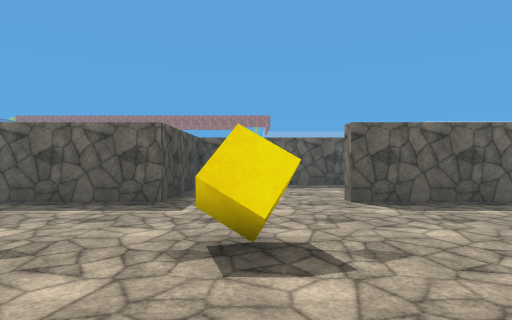
View 1 (above)

24 first-person views from a walk through a Unity game level. The camera is 1.5 m above the floor, looks level and sees 75° across. The floor is counted in squares, 1.8 m on a side. Each view is taken from the middle of a square. On the plan, view 1 faces up. The plan holds only what a view shows up to about 11 squares ahead; the rest is blank. The place goes on beyond the plan. The player is left out. Surface patterns are stand-ins for the level's own textures.

View 2
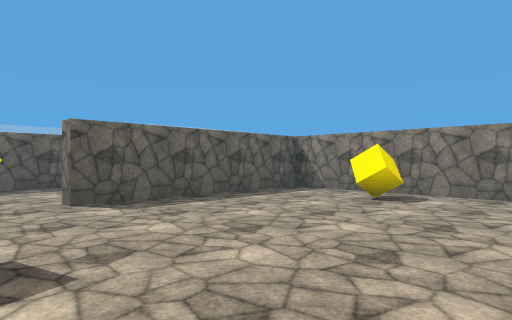

View 3
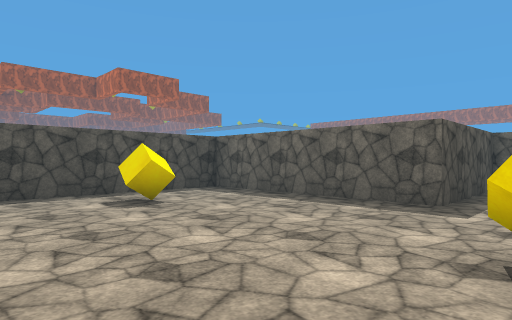

View 4
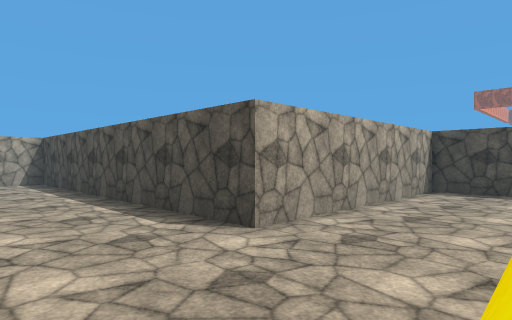

View 5
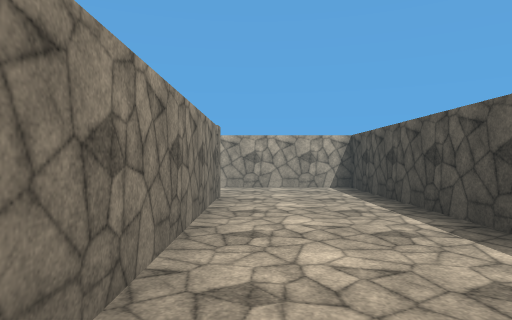

View 6
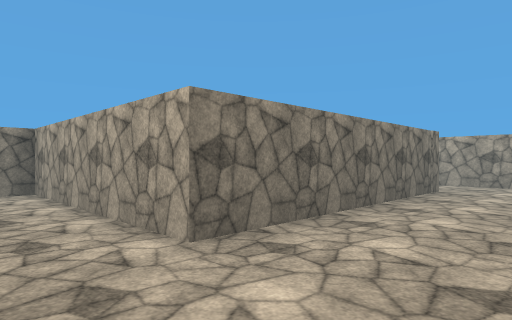

View 7
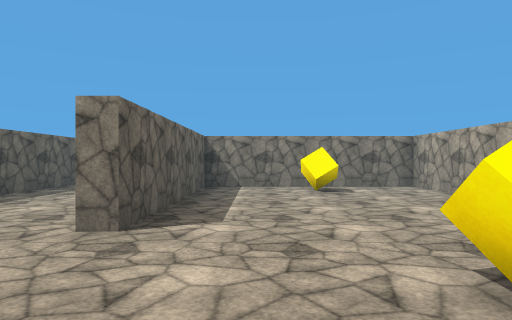

View 8
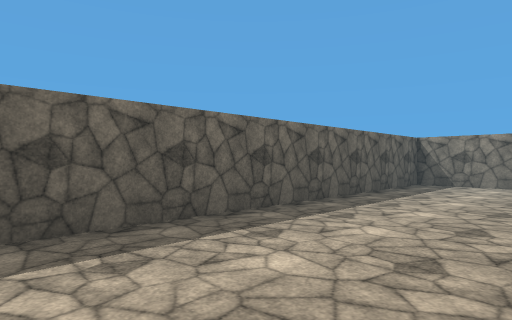

View 9
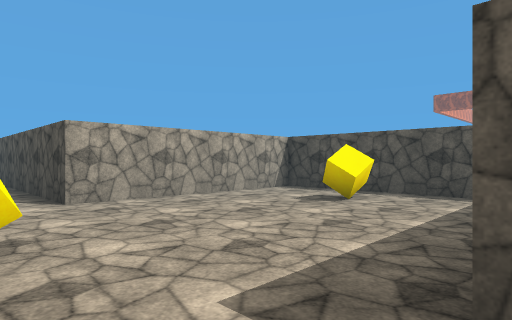

View 10
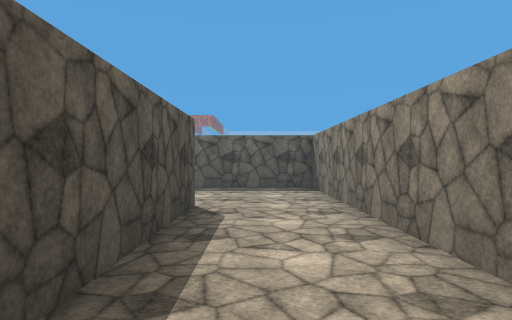

View 11
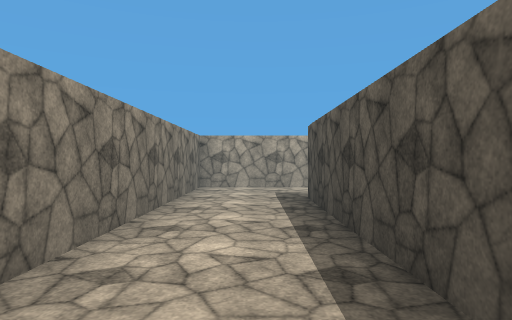

View 12
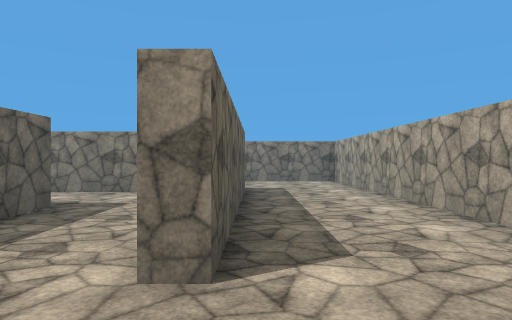

View 13
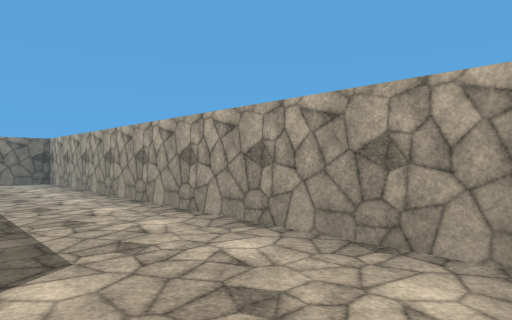

View 14
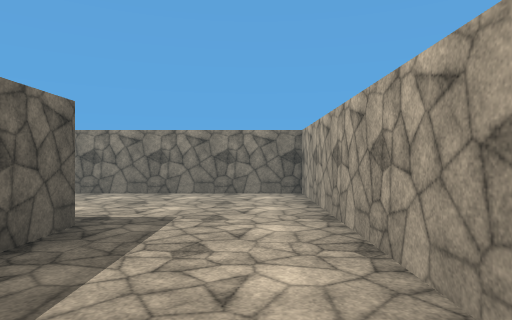

View 15
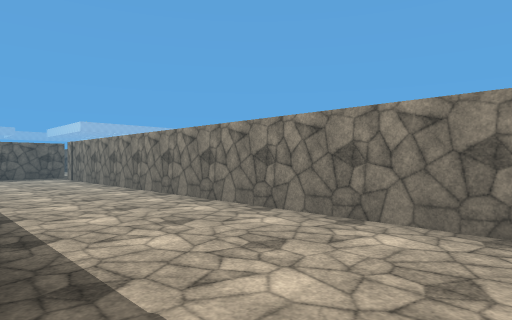

View 16
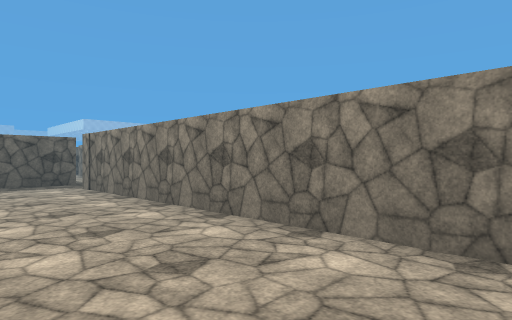

View 17
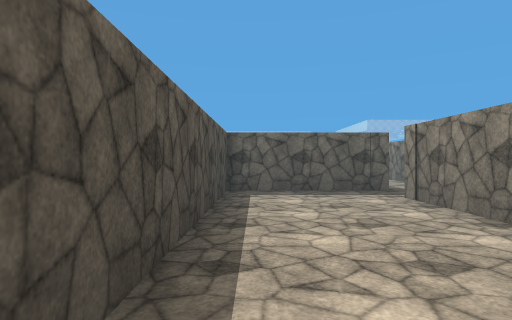

View 18
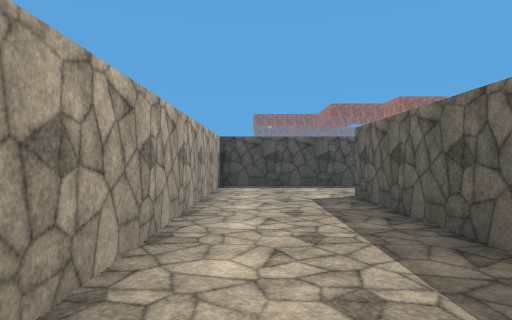

View 19
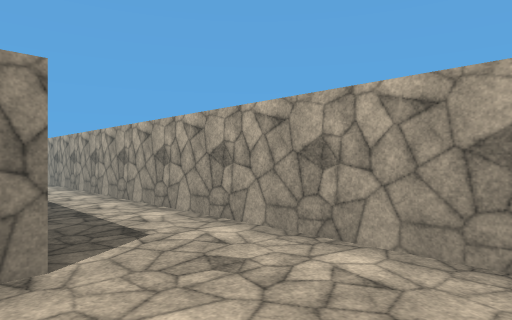

View 20
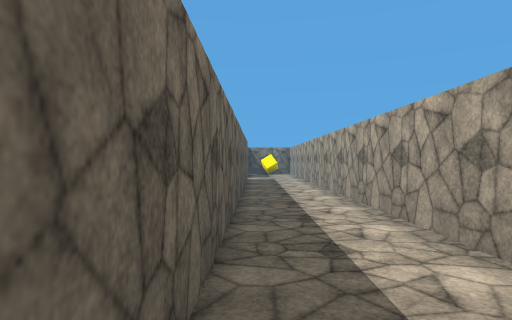

View 21
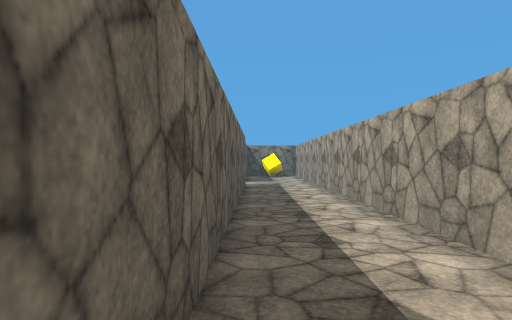

View 22
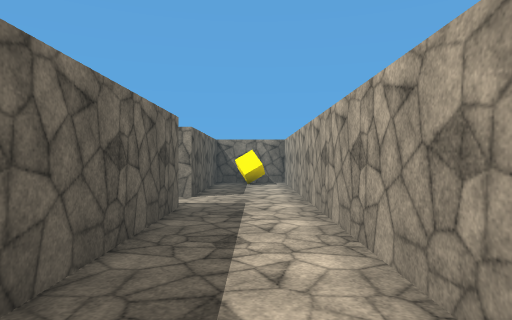

View 23
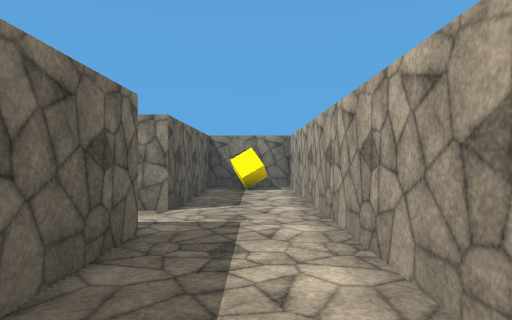

View 24
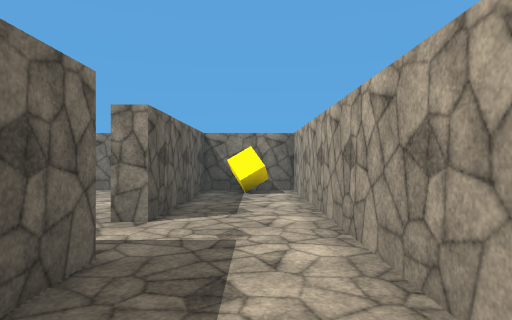

### Floor plan
Ten units are one square. View 1 is at (0, 0); x grows to the right and y downward. Boxes are objects, and circles mark ways between rooms. Rooms are numbered by the first view taken in them; rooms with no view inside come last. Other rooms are left out.
<svg viewBox="-89 -116 326 222">
<path fill="none" stroke="#000" d="M18 78 18 -1 84 -1 84 -66 18 -66 18 -71M-19 -110 -19 -66 -84 -66 -84 -1 -19 -1 -19 101 232 101 232 77M117 -84 117 -111 5 -111M169 77 34 77M224 77 185 77M122 37 52 37 52 31M84 32 117 32 117 -84M89 -71 89 4 76 4M23 28 23 72 163 72 163 -94M166 -111 122 -111 122 -30"/>
<rect x="-75" y="-35" width="20" height="10" fill="#bbb"><title>yellow cube</title></rect>
<rect x="-5" y="-35" width="10" height="10" fill="#bbb"><title>yellow cube</title></rect>
<rect x="65" y="-35" width="10" height="10" fill="#bbb"><title>yellow cube</title></rect>
<rect x="215" y="85" width="10" height="10" fill="#bbb"><title>yellow cube</title></rect>
<circle cx="105" cy="-75" r="3" fill="#2a7"/>
<text x="30" y="-10">1</text>
<text x="110" y="0">2</text>
</svg>
Room 1 opens to room 2.

Where each view was taken, in squares from view 1:
view 1: 0 up, 0 right, facing up
view 2: 0 up, 0 right, facing up-right
view 3: 0 up, 0 right, facing up-left
view 4: 3 up, 1 right, facing down-left
view 5: 0 up, 1 right, facing down
view 6: 2 up, 1 left, facing down-right
view 7: 5 up, 2 left, facing right
view 8: 7 up, 0 right, facing up-right
view 9: 7 up, 0 right, facing down-left
view 10: 1 up, 10 right, facing up
view 11: 7 up, 10 right, facing down
view 12: 4 down, 3 right, facing right
view 13: 4 down, 3 right, facing down-right
view 14: 6 down, 8 right, facing right
view 15: 6 down, 12 right, facing up-right
view 16: 1 down, 13 right, facing up-right
view 17: 2 up, 13 right, facing up
view 18: 6 down, 13 right, facing left
view 19: 7 down, 1 left, facing down-right
view 20: 8 down, 3 right, facing right
view 21: 8 down, 6 right, facing right
view 22: 9 down, 11 right, facing right
view 23: 9 down, 13 right, facing right
view 24: 9 down, 14 right, facing right
